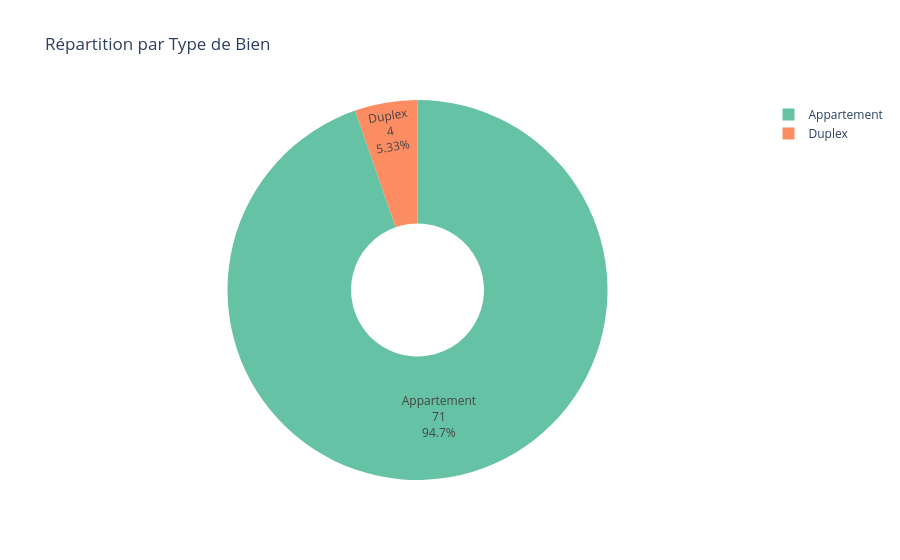

The notebook cell saved with this chart:
### Markdown cell above
## 7. 🏗️ Analyse par Type de Bien

### Code cell
# Répartition par type de bien
type_counts = df['type_bien'].value_counts()

fig = px.pie(values=type_counts.values, names=type_counts.index,
             title='Répartition par Type de Bien',
             color_discrete_sequence=px.colors.qualitative.Set2,
             hole=0.35)
fig.update_traces(textinfo='label+percent+value')
fig.show()

### Figure 1 — Plotly figure (JSON) as saved in the notebook; plotly's stock layout.template omitted (floating-point values rounded to 4 significant figures)
{"data": [{"domain": {"x": [0, 1], "y": [0, 1]}, "hole": 0.35, "hovertemplate": "label=%{label}<br>value=%{value}<extra></extra>", "labels": ["Appartement", "Duplex"], "legendgroup": "", "name": "", "showlegend": true, "textinfo": "label+percent+value", "type": "pie", "values": [71, 4]}], "layout": {"legend": {"tracegroupgap": 0}, "piecolorway": ["rgb(102,194,165)", "rgb(252,141,98)", "rgb(141,160,203)", "rgb(231,138,195)", "rgb(166,216,84)", "rgb(255,217,47)", "rgb(229,196,148)", "rgb(179,179,179)"], "title": {"text": "Répartition par Type de Bien"}}}
